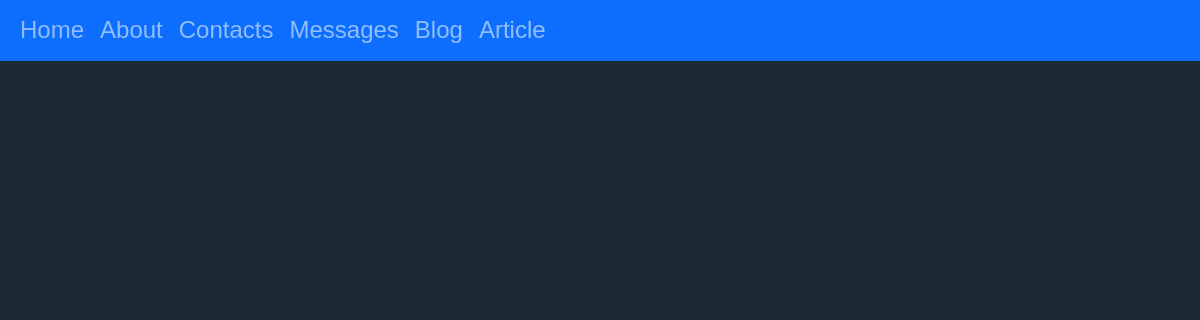
/articles/, run on an earlier commit of the app's database.
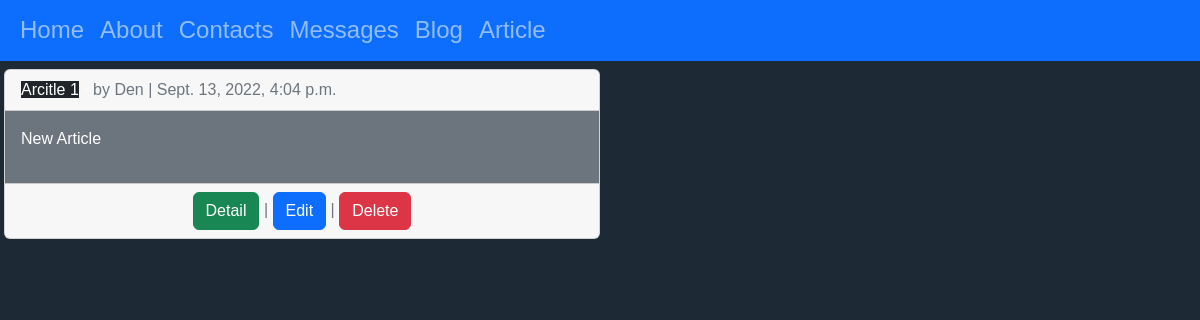
And on a later commit of the database.
### articles/models.py (models this page shows, shortened)
class Article(models.Model):
    title = models.CharField(max_length=255)
    body = models.TextField()
    date = models.DateTimeField(auto_now_add=True)
    author = models.ForeignKey("auth.User", on_delete=models.CASCADE)

### articles/views.py (the view)
# urls.py: path("", ArticleListView.as_view(), name="article_list"),
class ArticleListView(ListView):
    model = Article
    template_name = "article_list.html"

### templates/article_list.html (shortened to what this page needs)
{% extends "base.html" %}
{% block content %}
{% for article in article_list %}
<div class="card">
    <div class="card-header">
        <span class="font-weight-bold bg-dark">{{ article.title }}</span> &middot;
        <span class="text-muted">by {{ article.author }} |
            {{ article.date }}</span>
    </div>
    <div class="card-body bg-secondary post-entry">
        <p>{{ article.body }}</p>
    </div>
    <div class="card-footer text-center text-muted">
        <a class = "btn btn-success" href="{% url 'article_detail' article.pk %}">Detail</a> | <a class = "btn btn-primary" href="#">Edit</a> |
        <a class = "btn btn-danger" href="#">Delete</a>
    </div>
</div>
<br />
{% endfor %}
{% endblock content %}

What changed in the data, as far as the page shows it:
added Article: title "Arcitle 1", author "Den", date "Sept. 13, 2022, 4:04 p.m.", body "New Article"
